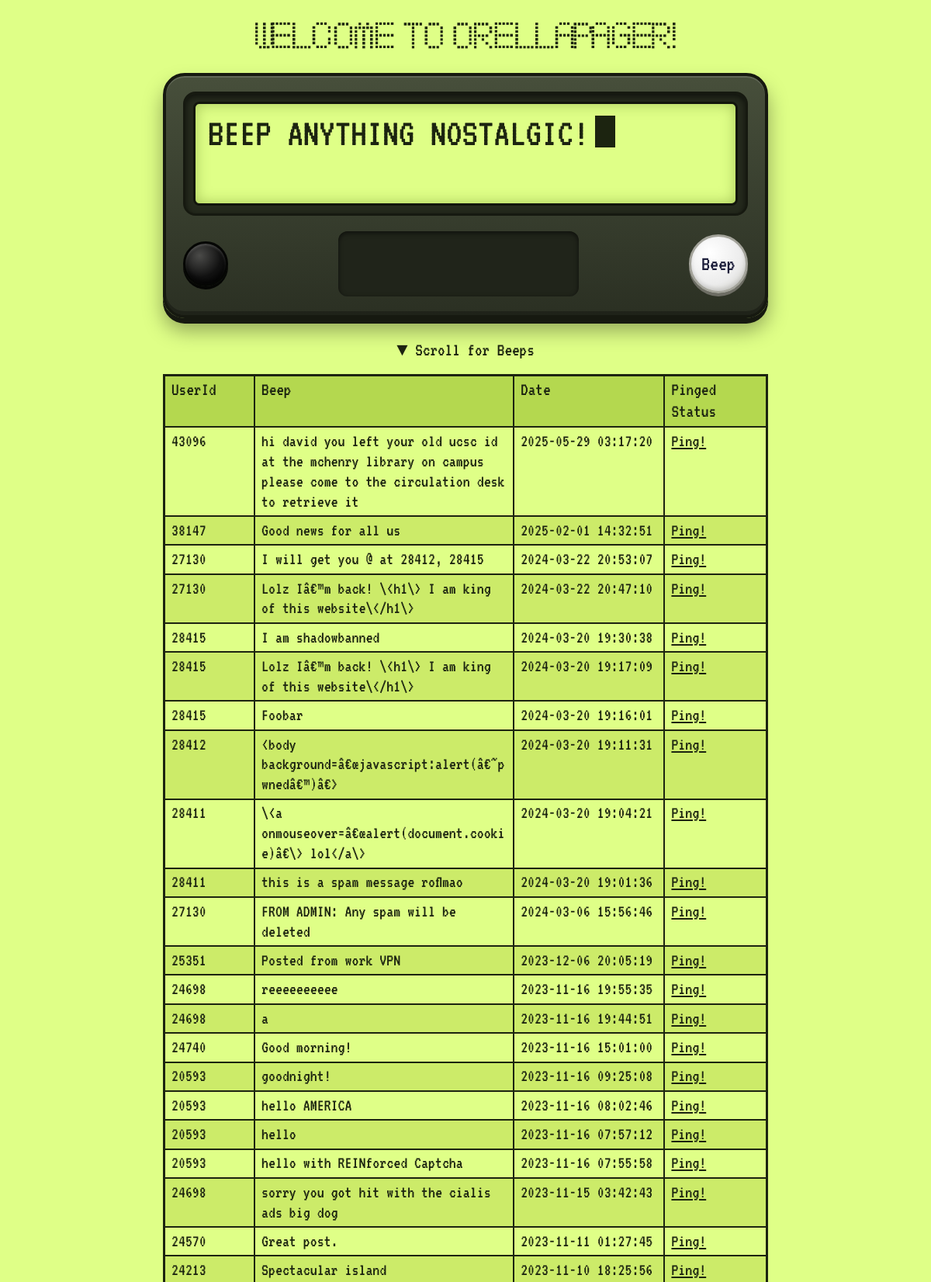
The page / (upper part) on the database its author committed.
### tables this page shows
CREATE TABLE `beeps` (
  `bip` int(11) NOT NULL AUTO_INCREMENT,
  `uid` int(11) DEFAULT NULL,
  `post` varchar(140) DEFAULT NULL,
  `date` datetime DEFAULT NULL,
  PRIMARY KEY (`bip`),
  KEY `date` (`date`),
  KEY `uid` (`uid`,`date`)
);

### index.php (the view, shortened to what this page needs)
<?php
$ip        = $_SERVER['REMOTE_ADDR'];
$siteKey   = getenv('HCAPTCHA_SITEKEY') ?: '6a29ba4e-d39b-4e58-b64a-5b47ba5cbad2';
$maxLength = 140;
$conn = mysqli_connect(getenv('DB_HOST') ?: 'localhost', getenv('DB_USER') ?: 'root',
                       getenv('DB_PASS') ?: '', getenv('DB_NAME') ?: 'orellapager');
mysqli_set_charset($conn, 'latin1');
function run($sql, $types = '', ...$params) {
	global $conn;
	$stmt = mysqli_prepare($conn, $sql);
	if ($types) mysqli_stmt_bind_param($stmt, $types, ...$params);
	mysqli_stmt_execute($stmt);
	$result = mysqli_stmt_get_result($stmt);
	return $result ? mysqli_fetch_all($result, MYSQLI_ASSOC) : [];
}
function one($sql, $types = '', ...$params) {
	$rows = run($sql, $types, ...$params);
	return $rows ? array_values($rows[0])[0] : null;
}
function h($text) {
	return htmlspecialchars((string) $text, ENT_QUOTES, 'UTF-8');
}
$user = one("select uid from users where ip = ?", 's', $ip);
function renderBeeps($beeps, $pinged, $emptyMessage, $id) {
	print "<div class='collapsible' id='$id'><div class='collapsible-inner'><div class='table-container'>";
	if (!$beeps) {
		print "<p class='empty'>$emptyMessage</p></div></div></div>\n";
		return;
	}
	print <<<EOF
	<table class="board-table">
		<thead>
			<tr><th scope="col">UserId</th><th scope="col">Beep</th><th scope="col">Date</th><th scope="col">Pinged Status</th></tr>
		</thead>
		<tbody>
EOF;
	foreach ($beeps as $row) {
		$uid  = (int) $row['uid'];
		$post = h($row['post']);
		$date = h($row['date']);
		$link = in_array($uid, $pinged) ? "<a href=index.php?unping=$uid>Unping</a>" : "<a href=index.php?ping=$uid>Ping!</a>";
		print "\t\t\t<tr><td>$uid</td><td>$post</td><td>$date</td><td>$link</td></tr>\n";
	}
	print "\t\t</tbody>\n\t</table>\n</div></div></div>\n";
}
$safeSiteKey = h($siteKey);
print <<<EOF
<!DOCTYPE html>
<html lang="en">
<head>
	<link rel="stylesheet" href="fonts/pager.css">
</head>
<body>
<main class="wrap">
	<h1 class="site-title">Welcome to OrellaPager!</h1>
	<form id="beep" class="pager-device" method="post">
		<div class="bezel">
			<div class="lcd">
				<textarea id="beep-text" name="beep" maxlength="$maxLength" placeholder=" " required></textarea>
				<div class="lcd-prompt" aria-hidden="true">BEEP ANYTHING NOSTALGIC!<span class="cursor"></span></div>
			</div>
		</div>
		<div class="controls">
			<button type="button" class="btn-sound" onclick="playNotif()" aria-label="Play pager sound"></button>
			<div class="captcha-slot"><div class="h-captcha" data-sitekey="$safeSiteKey"></div></div>
			<button type="submit" class="btn-beep" onclick="playBeep()">Beep</button>
		</div>
	</form>
EOF;
$pinged = $user === null ? [] : array_column(run("select beeper from pings where uid = ?", 'i', $user), 'beeper');
print <<<EOF
	<button type="button" class="toggle scroll-hint" aria-expanded="true" aria-controls="beeps" data-scroll onclick="togglePanel(this)"><span class="hint-desktop">&#9660; Scroll for Beeps</span><span class="hint-mobile">&#9650; Swipe Up for Beeps</span><span class="hint-collapsed">&#9660; Show Beeps</span></button>
	<h2 class="visually-hidden">Beeps</h2>
EOF;
renderBeeps(run("select * from beeps order by date desc"), $pinged, 'No beeps yet.', 'beeps');
print "</main>\n";
print "<script>restorePanels(); if (location.search.indexOf('posted=') !== -1) history.replaceState(null, '', location.pathname);</script>\n</body>\n</html>\n";

### index.php (style rules this page uses)
:root { --lcd: #DFFF87; --ink: #1c2410; --row-a: #DFFF87; --row-b: #CCEB69; --head: #B4D84F; --shell-top: #474f3b; --shell-bottom: #2b3023; --edge: #161910; }
*, *::before, *::after { box-sizing: border-box; }
html { background: var(--lcd); scroll-behavior: smooth; }
body { margin: 0; background: var(--lcd); color: var(--ink); font: 1.35rem/1.15 'VT323', monospace; }
a { color: var(--ink); }
.wrap { max-width: 796px; margin: 0 auto; padding: 1rem 0.5rem 3rem; }
.site-title { font: normal clamp(1.6rem, 6vw, 2.4rem)/1.2 'My Pager', 'VT323', monospace; text-align: center; margin: 0.5rem 0 1.5rem; }
.pager-device { background: linear-gradient(180deg, var(--shell-top), var(--shell-bottom)); border: 4px solid var(--edge); border-radius: 28px; padding: 20px 22px 24px; box-shadow: inset 0 2px 0 rgba(255,255,255,0.14), inset 0 -5px 0 rgba(0,0,0,0.28), 0 7px 0 var(--edge), 0 16px 26px rgba(0,0,0,0.35); }
.bezel { background: #252a1d; border: 3px solid var(--edge); border-radius: 16px; padding: 10px; box-shadow: inset 0 3px 8px rgba(0,0,0,0.6); }
.lcd { position: relative; background: var(--lcd); border: 3px solid #12150c; border-radius: 8px; box-shadow: inset 0 0 18px rgba(60,90,0,0.35); }
.lcd textarea, .lcd-prompt { font: clamp(1.9rem, 6vw, 3.2rem)/1.05 'VT323', monospace; padding: 0.7rem 1rem; color: var(--ink); }
.lcd textarea { display: block; width: 100%; height: 8rem; resize: none; background: transparent; border: 0; outline: none; caret-color: var(--ink); caret-shape: block; }
.lcd-prompt { position: absolute; inset: 0; pointer-events: none; overflow: hidden; }
.lcd textarea:not(:placeholder-shown) ~ .lcd-prompt { display: none; }
.cursor { display: inline-block; width: 0.5em; height: 0.8em; margin-left: 0.15em; background: var(--ink); vertical-align: -0.05em; animation: blink 1s steps(1, end) infinite; }
.controls { display: grid; grid-template-columns: auto 1fr auto; align-items: center; gap: 1rem; margin-top: 1.25rem; }
.captcha-slot { justify-self: center; background: #20241a; border-radius: 12px; padding: 4px; box-shadow: inset 0 2px 6px rgba(0,0,0,0.6); }
.h-captcha { width: 302px; height: 76px; }
.btn-sound, .btn-beep { border-radius: 50%; cursor: pointer; }
.btn-sound { width: 58px; height: 58px; border: 3px solid #050604; background: radial-gradient(circle at 35% 30%, #4b4b49, #121212 55%, #000); box-shadow: 0 4px 0 #050604, inset 0 -4px 6px rgba(0,0,0,0.6), inset 0 2px 3px rgba(255,255,255,0.2); }
.btn-beep { width: 76px; height: 76px; border: 3px solid #a3a39a; color: #1b1d3a; font: 1.7rem/1 'VT323', monospace; background: radial-gradient(circle at 35% 30%, #fff, #ececec 60%, #c8c8bf); box-shadow: 0 4px 0 #6d6d64, inset 0 -3px 5px rgba(0,0,0,0.12); }
.toggle { background: none; border: 0; padding: 0.25rem 0.75rem; font: inherit; color: inherit; cursor: pointer; }
.scroll-hint { display: block; width: 100%; text-align: center; margin: 1.5rem 0 0.75rem; font-size: 1.5rem; }
.scroll-hint span { display: inline-block; animation: nudge 1.6s ease-in-out infinite; }
.collapsible { display: grid; grid-template-rows: 1fr; transition: grid-template-rows 0.35s ease; scroll-margin-top: 1rem; }
.collapsible-inner { overflow: hidden; min-height: 0; }
.board-table { width: 100%; table-layout: fixed; border-collapse: collapse; border: 3px solid var(--ink); font-size: 1.4rem; }
.board-table th, .board-table td { border: 2px solid var(--ink); padding: 0.3rem 0.5rem; text-align: left; vertical-align: top; overflow-wrap: break-word; word-break: break-word; }
.board-table th { background: var(--head); font-weight: normal; font-size: 1.5rem; }
.board-table tbody tr:nth-child(odd) { background: var(--row-a); }
.board-table tbody tr:nth-child(even) { background: var(--row-b); }
.board-table th:nth-child(1) { width: 15%; }
.board-table th:nth-child(2) { width: 43%; }
.board-table th:nth-child(3) { width: 25%; }
.board-table th:nth-child(4) { width: 17%; }

### rows shown on the page
beeps: uid "43096", post "hi david you left your old ucsc id at the mchenry library on campus please come to the circulation desk to retrieve it", date "2025-05-29 03:17:20"
beeps: uid "38147", post "Good news for all us", date "2025-02-01 14:32:51"
beeps: uid "27130", post "I will get you @ at 28412, 28415", date "2024-03-22 20:53:07"
beeps: uid "27130", post "Lolz Iâ€™m back! \\<h1\\> I am king of this website\\</h1\\>", date "2024-03-22 20:47:10"
beeps: uid "28415", post "I am shadowbanned", date "2024-03-20 19:30:38"
beeps: uid "28415", post "Lolz Iâ€™m back! \\<h1\\> I am king of this website\\</h1\\>", date "2024-03-20 19:17:09"
beeps: uid "28415", post "Foobar", date "2024-03-20 19:16:01"
beeps: uid "28412", post "<body background=â€œjavascript:alert(â€˜pwnedâ€™)â€>", date "2024-03-20 19:11:31"
beeps: uid "28411", post "\\<a onmouseover=â€œalert(document.cookie)â€\\> lol</a\\>", date "2024-03-20 19:04:21"
beeps: uid "28411", post "this is a spam message roflmao", date "2024-03-20 19:01:36"
beeps: uid "27130", post "FROM ADMIN: Any spam will be deleted", date "2024-03-06 15:56:46"
beeps: uid "25351", post "Posted from work VPN", date "2023-12-06 20:05:19"
beeps: uid "24698", post "reeeeeeeeee", date "2023-11-16 19:55:35"
beeps: uid "24698", post "a", date "2023-11-16 19:44:51"
beeps: uid "24740", post "Good morning!", date "2023-11-16 15:01:00"
beeps: uid "20593", post "goodnight!", date "2023-11-16 09:25:08"
beeps: uid "20593", post "hello AMERICA", date "2023-11-16 08:02:46"
beeps: uid "20593", post "hello", date "2023-11-16 07:57:12"
beeps: uid "20593", post "hello with REINforced Captcha", date "2023-11-16 07:55:58"
beeps: uid "24698", post "sorry you got hit with the cialis ads big dog", date "2023-11-15 03:42:43"
beeps: uid "24570", post "Great post.", date "2023-11-11 01:27:45"
beeps: uid "24213", post "Spectacular island", date "2023-11-10 18:25:56"
